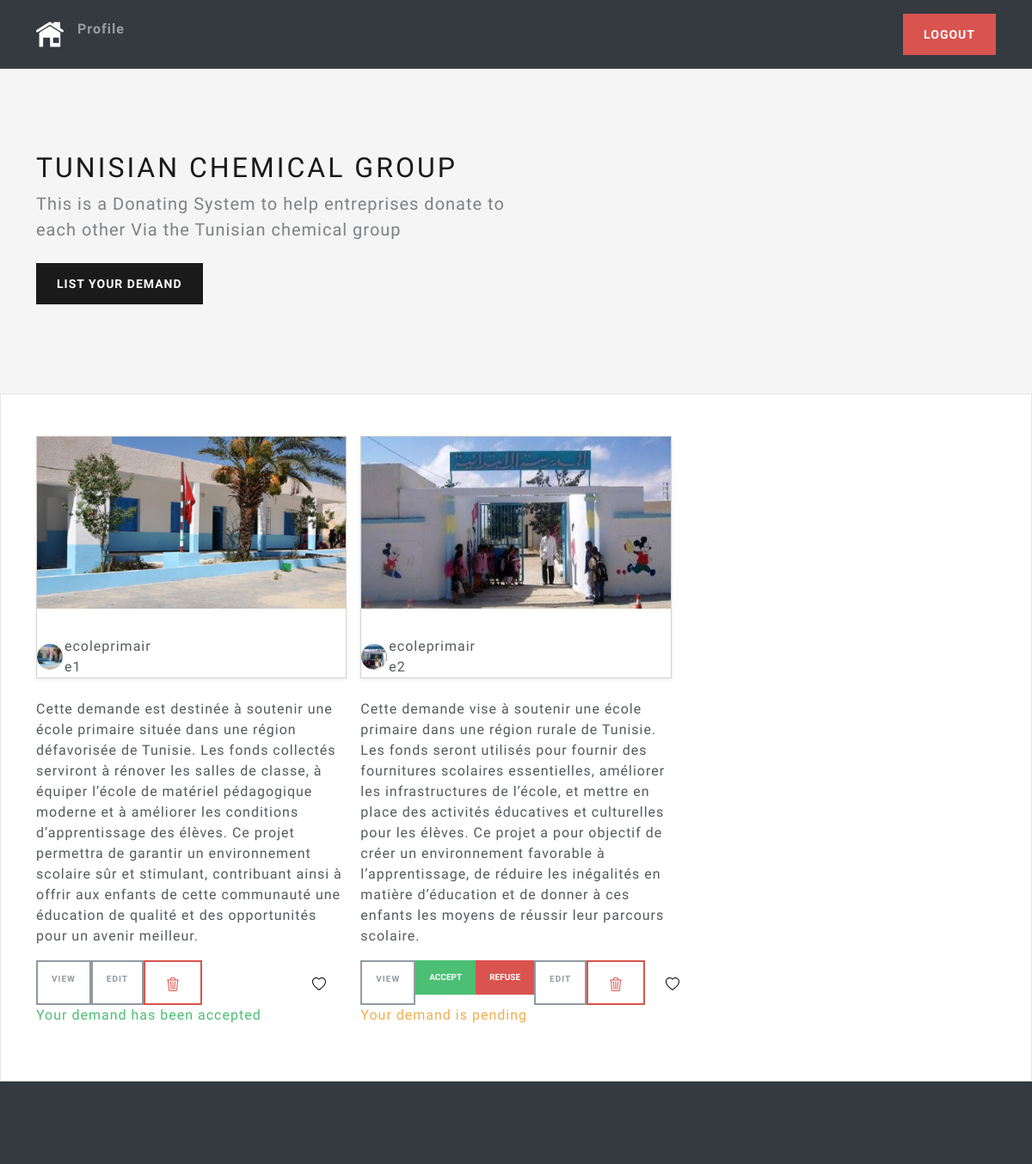
The page /home/ (signed in) on the database its author committed.
### main/models.py (models this page shows, shortened)
class Listing(models.Model):
    id = models.UUIDField(primary_key=True, default=uuid.uuid4, unique=True, editable=False)
    created_at = models.DateTimeField(auto_now_add=True)
    updated_at = models.DateTimeField(auto_now=True)
    seller = models.ForeignKey(Profile, on_delete=models.CASCADE)
    brand = models.CharField(max_length=24)
    model = models.CharField(max_length=17)
    vin= models.CharField(max_length=17)
    mileage = models.IntegerField(default=0)
    color = models.CharField(max_length=17)
    description = models.TextField()
    engine = models.CharField(max_length=17)
    transmission = models.CharField(max_length=17)
    location = models.OneToOneField(Location,on_delete=models.SET_NULL,null=True)
    image = models.ImageField(upload_to=user_listing_path)
    decision = models.CharField(max_length=50, choices=DECISION_CHOICES, default='pending')
    cost = models.IntegerField(default=0)

### users/models.py (models this page shows, shortened)
class Profile(models.Model):
    user = models.OneToOneField(User, on_delete=models.CASCADE)
    photo = models.ImageField(upload_to=user_directory_path, null=True)
    bio = models.CharField(max_length=140, blank=True)
    phone_number = models.CharField(max_length=12, blank=True)
    location = models.OneToOneField(
        Location, on_delete=models.SET_NULL, null=True)

### main/views.py (the view)
# urls.py: path('home/', home_view, name='home'),
@login_required
def home_view(request):
    if request.user.is_staff:
        listings = Listing.objects.all()
    else:
        try:
            profile = Profile.objects.get(user=request.user)
            listings = Listing.objects.filter(seller=profile)  # Ensure this is the correct field name
        except Profile.DoesNotExist:
            listings = Listing.objects.none()
    listing_filter = ListingFilter(request.GET, queryset=listings)
    user_liked_listings = LikedListing.objects.filter(profile = request.user.profile).values_list('listing')
    liked_listings_ids = [l[0] for l in user_liked_listings]
    print(liked_listings_ids)
    context = {
        'listings': listings,
        'lisitng_filter':listing_filter,
        'liked_listings_ids':liked_listings_ids
    }
    return render(request, "views/home.html", context)  # Pass context here

### main/templates/views/home.html (shortened to what this page needs)
{% extends 'base/base.html' %}
{%load static %}
{% load crispy_forms_tags %}
{% block 'body' %}
<main>
    <section class="py-5 container">
        <div class="row py-lg-5">
            <div class="col-lg-6 col-md-8 mx-auto">
                <h1 class="fw-light">Tunisian chemical group</h1>
                <p class="lead text-muted">This is a Donating System to help entreprises donate to each other Via the Tunisian chemical group</p>
                <a href="{% url 'list' %}" class="btn btn-primary my-2">List Your Demand</a>
            </div>
            <div class="col-lg-6 col-md-8 mx-auto">
            </div>
        </div>
    </section>
    <div class="album py-5 bg-light">
        <div class="container">
            <div class="row row-cols-1 row-cols-sm-2 row-cols-md-3 g-3">
                {% for listing in listings %}
                <div class="col">
                    {% include "components/listing_card.html" %}
                </div>
                {% endfor %}
            </div>
        </div>
    </div>
</main>
{% endblock %}

### main/templates/components/listing_card.html (shortened to what this page needs)
{% load static %}
<div class="card shadow-sm">
    <img class="bd-placeholder-img card-img-top" width="100%" height="200px" src="{{listing.seller.photo.url }}" role="img"
    aria-label="Placeholder: Thumbnail" focusable="false">
    <div class="card-body">
    </div>
    <div class="row justify-content-start align-items-center">
        <div class="col-1">
            {% if listing.seller.photo %}
                <img src="{{ listing.seller.photo.url }}" class="rounded-circle" height="30" width="30"
                    style="object-fit: cover;" alt="{{ listing.seller.user.username }}'s profile photo">
            {% else %}
                <img src="" class="rounded-circle" height="30" width="30"
                    style="object-fit: cover;" alt="Default profile photo">
            {% endif %}
        </div>
        <div class="col-4">
            <p class="card-text">{{listing.seller.user.username}}</p>
        </div>
    </div>
</div>
<br>
        <p class="card-text">{{listing.description}}</p>
        <div class="d-flex justify-content-between align-items-center">
            <div class="btn-group">
                <a href="{% url 'listing' id=listing.id %}" type="button"
                    class="btn btn-sm btn-outline-secondary">View</a>
                    {% if listing.decision == "pending" %}
                        {% if request.user.is_staff %}
                            <form method="post" action="{% url 'accept_listing' id=listing.id %}" style="display:inline;">
                                <button type="submit" class="btn btn-success btn-sm">Accept</button>
                            </form>
                            <form method="post" action="{% url 'refuse_listing' id=listing.id %}" style="display:inline;">
                                <button type="submit" class="btn btn-danger btn-sm">Refuse</button>
                            </form>
                        {% endif %}
                    {% endif %}
                    {% if request.user.is_staff %}
                <a href="{% url 'edit' id=listing.id %}" type="button" class="btn btn-sm btn-outline-secondary">Edit</a>
                <form method="post" action="{% url 'delete_listing' listing.id %}" style="display:inline;">
                    <button type="submit" class="btn btn-outline-danger"></button>
                </form>
                {% endif %}
            </div>
            <button id="like_{{listing.id}}" type="button" value="like" class="btn btn-secondary">
            </button>
        </div>
        {% if listing.decision == "pending" %}
                        <p class="text-warning">Your demand is {{ listing.decision }}</p>
                    {% elif listing.decision == "accepted" %}
                        <p class="text-success">Your demand has been {{ listing.decision }}</p>
                    {% else %}
                        <p class="text-danger">Your demand has been {{ listing.decision }}</p>
                    {% endif %}

### main/static/css/style.css (style rules this page uses)
.btn-secondary, .btn-secondary:hover, .btn-secondary:focus { color: #333; text-shadow: none; }
html, body { height: 100%; }
body { align-items: center; padding-bottom: 40px; background-color: #f5f5f5; }

### rows shown on the page
Listing: seller.photo (picture), seller.user.username "ecoleprimaire1", description "Cette demande est destinée à soutenir une école primaire située dans une région défavorisée de Tunisie. Les fonds collectés serviront à rénover les salles de classe, à équiper l’école de matériel pédagogique moderne et à améliorer les conditions d’apprentissage des élèves. Ce projet permettra de garantir un environnement scolaire sûr et stimulant, contribuant ainsi à offrir aux enfants de cette communauté une éducation de qualité et des opportunités pour un avenir meilleur.", decision "accepted"
Listing: seller.photo (picture), seller.user.username "ecoleprimaire2", description "Cette demande vise à soutenir une école primaire dans une région rurale de Tunisie. Les fonds seront utilisés pour fournir des fournitures scolaires essentielles, améliorer les infrastructures de l’école, et mettre en place des activités éducatives et culturelles pour les élèves. Ce projet a pour objectif de créer un environnement favorable à l’apprentissage, de réduire les inégalités en matière d’éducation et de donner à ces enfants les moyens de réussir leur parcours scolaire.", shows "ACCEPT", decision "pending"
